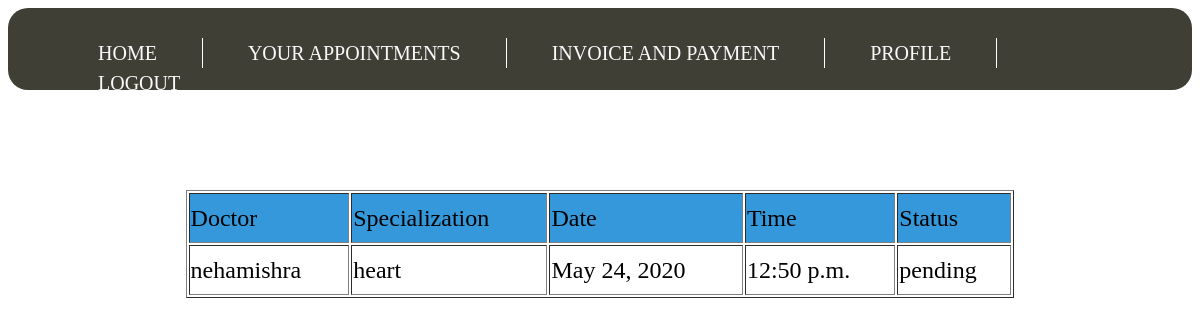
Page /appointment/ (signed in) on the earlier database version.
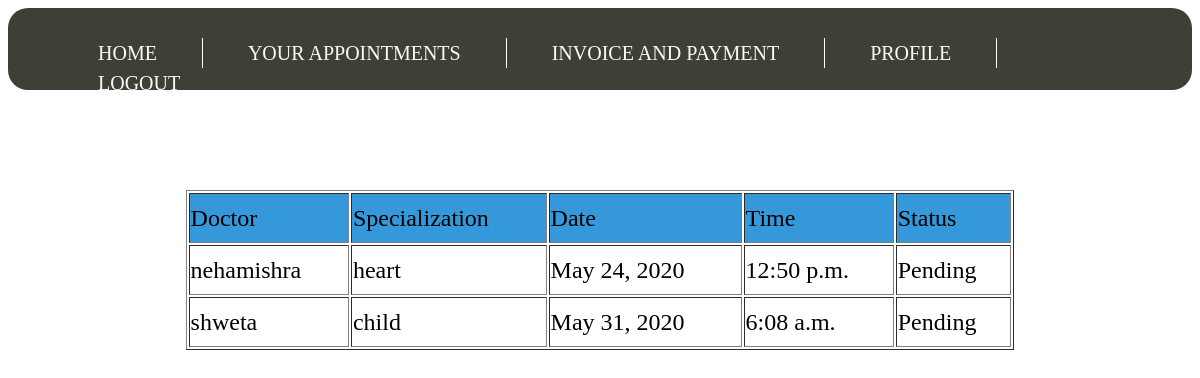
Same page on the later database version.
### Hospital_app/models.py (models this page shows)
class Appointments(models.Model):
    patient = models.ForeignKey('Patient',on_delete=models.CASCADE)
    doctor = models.ForeignKey('Doctor',on_delete=models.CASCADE)
    Date_time = models.DateTimeField()
    status = models.CharField(max_length=1500)

class Doctor(models.Model):
    user = models.OneToOneField(User, on_delete=models.CASCADE)
    Name = models.CharField(max_length=1500)
    Email = models.EmailField()
    gender = models.CharField(max_length=1500)
    phone_no = models.BigIntegerField()
    Degree = models.CharField(max_length=1500)
    specialization = models.CharField(max_length=1500)

### Hospital_app/views.py (the view)
# urls.py: path('appointment/',Patient_appointment.as_view(),name='patient_appointment'),
class Patient_appointment(View):
    def get(self,request):
        if request.user.is_active:
            try:
                request.user.patient
            except ObjectDoesNotExist:
                return HttpResponse("LOGIN FIRST")
            p = Patient.objects.filter(user=request.user)
            appointments = Appointments.objects.filter(patient=p[0])
            context = {'app':appointments}
            template = loader.get_template('patient_appointment.html')
            return HttpResponse(template.render(context,request))
        else:
            return HttpResponse("LOGIN FIRST")

### Hospital_app/templates/patient_appointment.html (shortened to what this page needs)
<!DOCTYPE html>
<html>
<head>
	{% load staticfiles %}
<link rel="stylesheet" href="https://cdnjs.cloudflare.com/ajax/libs/font-awesome/4.7.0/css/font-awesome.min.css">
</head>
<body>
{% load staticfiles %}
<link rel = "stylesheet" type="text/css" href = "{% static 'header.css' %}">
<div id = "menu">
<font size = "5">
<ul>
<li><a href ="{% url 'Hospital_app:patient_home' %}">home</a></li>
    <li><a href ="{% url 'Hospital_app:patient_appointment' %}">your appointments</a></li>
    <li><a href ="{% url 'Hospital_app:payment' %}">invoice and payment</a></li>
    <li><a href ="{% url 'Hospital_app:patient_profile' %}">profile</a></li>
<li><a href="{% url 'Hospital_app:logout' %}">logout</a></li>
</ul>
</div>
<div style = "margin-top:100px;">
    <table width="70%" align="center" border = "1">
        <tr bgcolor="#3498db" style = "height:50px;">
            <td>Doctor</td>
            <td>Specialization</td>
            <td>Date</td>
            <td>Time</td>
            <td>Status</td>
        </tr>
    {% for ap in app %}
        <tr style = "height:50px;">
            <td>{{ ap.doctor.user.username }}</td>
            <td>{{ap.doctor.specialization}}</td>
            <td>{{ ap.Date_time.date }}</td>
            <td>{{ ap.Date_time.time }}</td>
            <td>{{ ap.status}}</td>
    {% endfor %}
    </table>
</div>

Differences in the rows shown:
changed Appointments "May 24, 2020": status "pending" → "Pending"
added Appointments: doctor.user.username "shweta", doctor.specialization "child", Date_time "May 31, 2020", Date_time.time "6:08 a.m.", status "Pending"
